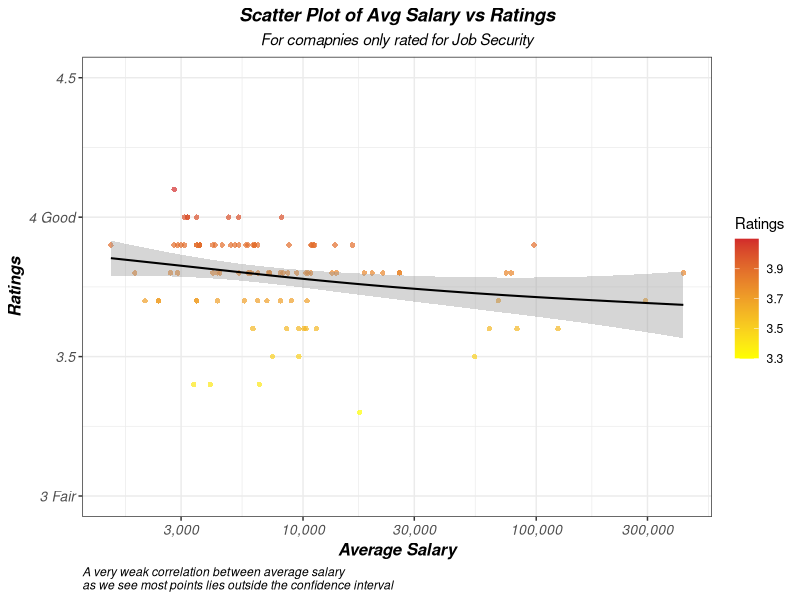
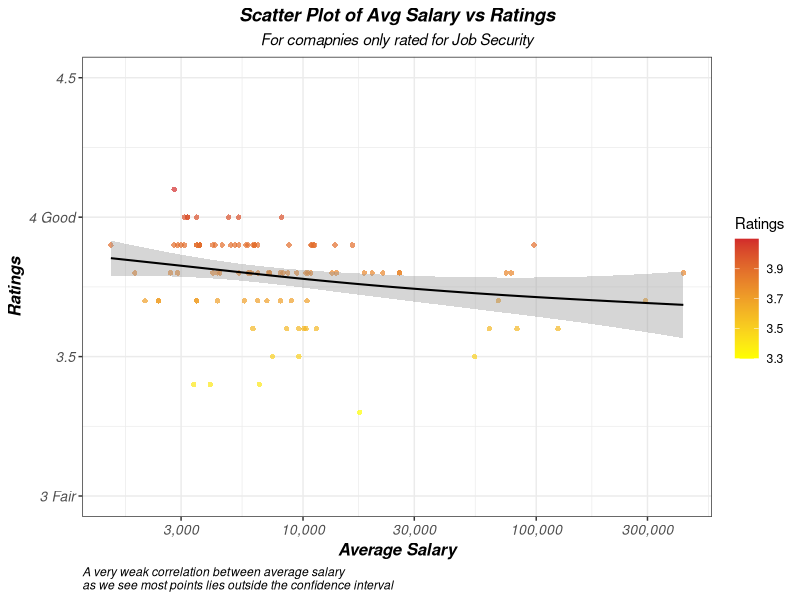

Source code (R) for these figures, in order:
library(readxl)
library(dplyr)
library(ggplot2)


# Load data --------------------------------------
companies_df <- read_excel("companies.xlsx")


# Filter data ------------------------------------
filtered_companies_df <- companies_df %>%
  filter(Highly_rated_for == "Job Security")%>%                                 # Filter the data uniquely on "Job security"
  mutate(Avg_salary = as.numeric(gsub("k", "", Avg_salary)) * 1000)%>%          # Convert the "k" into 1000
  slice(1:100)                                                                  # Selecting the first 100 results


# Load graph ------------------------------------
ggplot(data = filtered_companies_df, aes(x = Avg_salary, y = Ratings)) +        # Creating a scatter-plot with "Avg_salary" in x-axis and "Ratings" in y-axis
  geom_point(aes(colour = Ratings), shape =16 , alpha = 0.7) +                  # Setting up the aesthetic of the points
  geom_smooth(method = "gam", color = "black", linewidth = 0.7, se = TRUE) +         # Creating a line of best fit
  scale_color_gradient(low = "yellow", high = "#D22B2B") +                      # Scale the point colours base on the "Ratings"
  theme_bw() +                                                                  # Setting up a black and white background
  
  # Manage plot labels and legends
  labs(
    title = "Scatter Plot of Avg Salary vs Ratings",
    subtitle = "For comapnies only rated for Job Security",
    x = "Average Salary",
    y = "Ratings",
    caption = "A very weak correlation between average salary \nas we see most points lies outside the confidence interval") +
  
  # Scale x and y axis
  scale_x_continuous(labels = scales::comma,
                     trans = "log10") +                                         # Scale x exponentially and label the results using comma
  scale_y_continuous(
    limits = c(3,4.5),
    breaks = seq(3, 4.5, 0.5),
    labels = c("3 Fair", "3.5", "4 Good", "4.5")                                # Scale y base on the the values of "Ratings"
  ) +
  
  # Setting up the aesthetic of the graph 
  theme(plot.title = element_text(hjust = 0.5, face = "bold.italic"),
        plot.subtitle = element_text(hjust = 0.5, face = "italic"),
        plot.caption = element_text(hjust = 0, face = 'italic'),
        legend.position = "right",
        axis.text = element_text(size = 10, face = "italic"),
        axis.title = element_text(size = 12, face = "bold.italic"))


# Saveing the image -----------------------------
ggsave("Scatter_Plot_of_Avg_Salary_vs_Ratings.png", width = 7, height = 5)